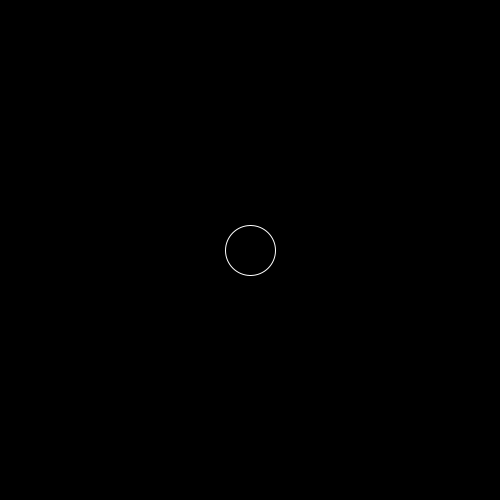
Frame 1 (no input)
Frame 60 (the mouse pressed at the canvas centre just before this capture): identical to frame 1, image omitted
Frame 120 (the mouse held since frame 60 and released just before this capture): identical to frame 1, image omitted

The Processing sketch that drew this single still picture (run headless with seeded random() and noise(); from frame 60 on, the mouse is pressed at the canvas centre):

// Processing sketch: button_class
// ── button_class.pde
Button b;

void setup() {
  size(500,500);
  b = new Button(width/2, height/2, 50);
}
void draw() {
  background(0);
  float f = width;
  b.display();
}

void mousePressed(){
}

void mouseReleased(){
}

void mouseClicked(){
  b.onClick();
}
// ── Button.pde
class Button {

  float x;
  float y;
  float d;
  color c;

  float over;

  Button(float x, float y, float d) {
    this.x = x;
    this.y = y;
    this.d = d;
    c = color(0);
  }

  /* Update value of over */
  void update() {
  }

  void display() {
    stroke(255);
    fill(c);
    ellipse(x, y, d, d);
  }

  void onClick() {
    if (dist(x, y, mouseX, mouseY) < d/2) {
      c = color(255);
      println("clicked");
    }
  }
}
